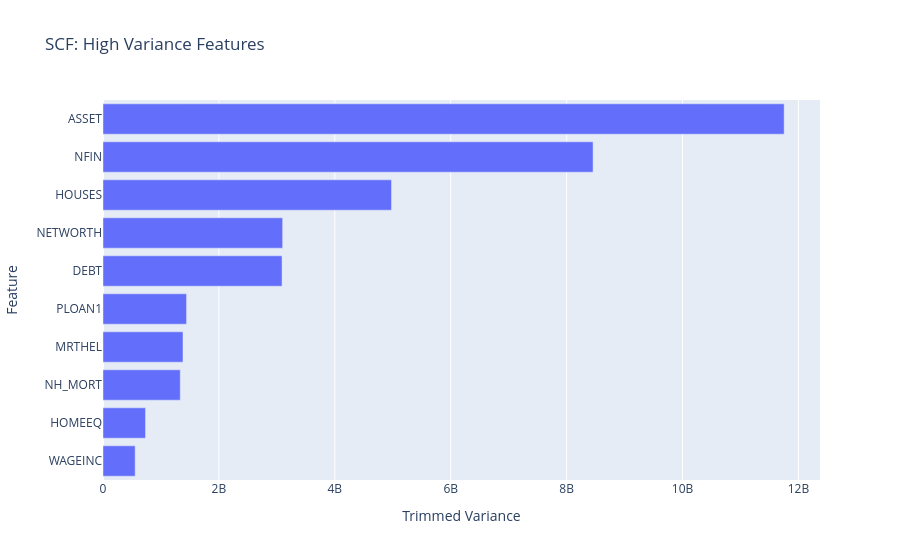

Notebook cell for this chart:
### Code cell
# Create horizontal bar chart of trimmed variance
fig = px.bar(
    x=top_ten_trim_var,
    y=top_ten_trim_var.index,
    orientation="h",
    title="SCF: High Variance Features"
)
fig.update_layout(xaxis_title="Trimmed Variance", yaxis_title="Feature")
fig.show()

### Figure 1 — Plotly figure (JSON) as saved in the notebook; plotly's stock layout.template omitted (floating-point values rounded to 4 significant figures)
{"data": [{"hovertemplate": "x=%{x}<br>y=%{y}<extra></extra>", "legendgroup": "", "marker": {"color": "#636efa", "pattern": {"shape": ""}}, "name": "", "orientation": "h", "showlegend": false, "textposition": "auto", "type": "bar", "x": [555100000.0, 733800000.0, 1333000000.0, 1380000000.0, 1442000000.0, 3090000000.0, 3100000000.0, 4979000000.0, 8456000000.0, 11750000000.0], "xaxis": "x", "y": ["WAGEINC", "HOMEEQ", "NH_MORT", "MRTHEL", "PLOAN1", "DEBT", "NETWORTH", "HOUSES", "NFIN", "ASSET"], "yaxis": "y"}], "layout": {"barmode": "relative", "legend": {"tracegroupgap": 0}, "title": {"text": "SCF: High Variance Features"}, "xaxis": {"anchor": "y", "domain": [0, 1], "title": {"text": "Trimmed Variance"}}, "yaxis": {"anchor": "x", "domain": [0, 1], "title": {"text": "Feature"}}}}
